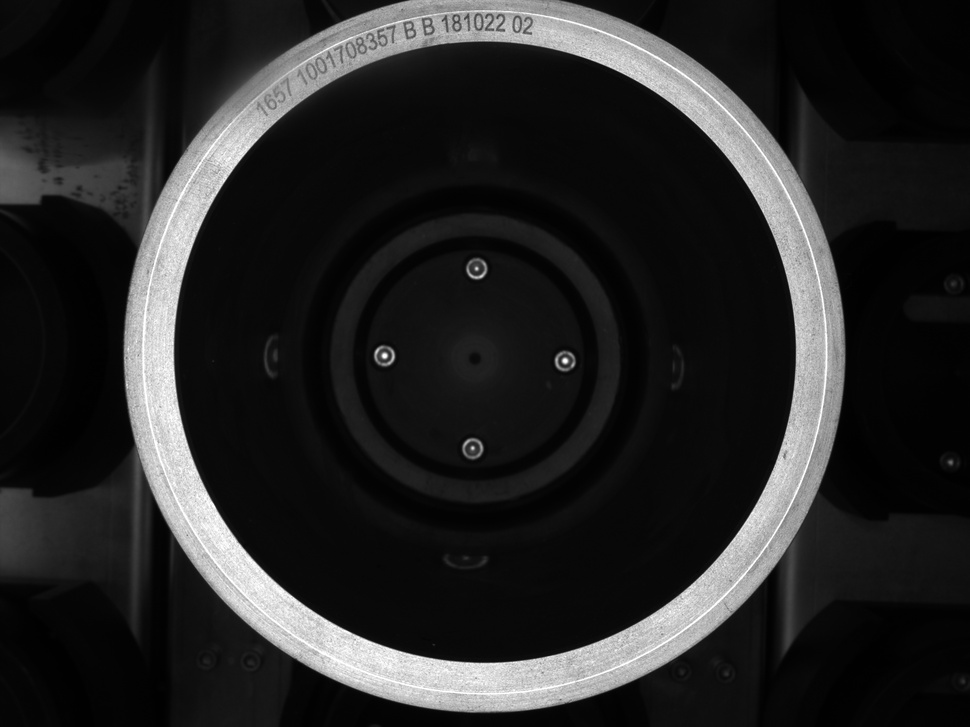
#> input picture 大论文代码/第三章/09_30_13.jpg, 970 x 727 px, shrunk from 2592 x 1944 before the run
$ python '直方图.py'
#> lines starting #> are read from the running program, lines starting #| are printed output that depends on the picture
import cv2
import numpy as np
import matplotlib.pyplot as plt

plt.rcParams['font.sans-serif'] = ['SimHei']  #
def drawHist(img):
    hsit=cv2.calcHist([img],[0],None,[256],[0,255])
    plt.plot(hsit,color='r')
    plt.show()
    plt.title('直方图',fontsize=20)

# [9 lines of commented-out code are left out]
src=cv2.imread('09_30_13.jpg')
#> src is the input picture: shape (727, 970, 3); min 0, max 255, mean 38.1
drawHist(src)
#> in drawHist, `hsit=cv2.calcHist([img],[0],None,[256],[0,255])`: hsit = 256 values, max 75278 at index 8, min 0 at index 255, mean 2751.7
#> in drawHist, `plt.show()`:
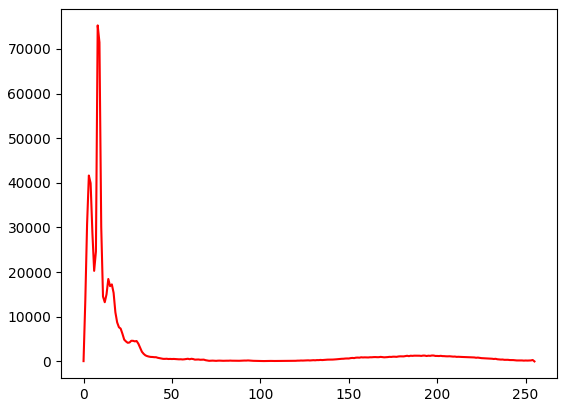
#> figure drawn by matplotlib, 1 panel; curve peaks at x = 8, y = 75278

$ run again, with 大论文代码/第三章/moution.png saved as 大论文代码/第三章/09_30_13.jpg
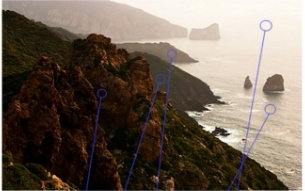
#> input picture 大论文代码/第三章/moution.png, 305 x 191 px
#> src is the input picture: shape (191, 305, 3); mean B, G, R 87.8, 100.2, 112.9
#> hsit = 256 values, max 7597 at index 0, min 0 at index 255, mean 227.1
#> in drawHist, `plt.show()`:
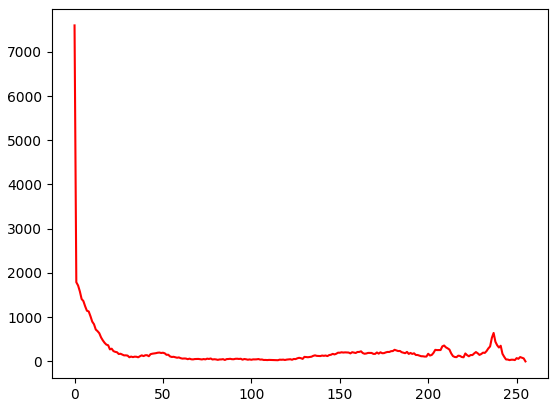
#> figure drawn by matplotlib, 1 panel; curve peaks at x = 0, y = 7597

$ run again, with 大论文代码/第三章/09_27_02.jpg copied over 大论文代码/第三章/09_30_13.jpg
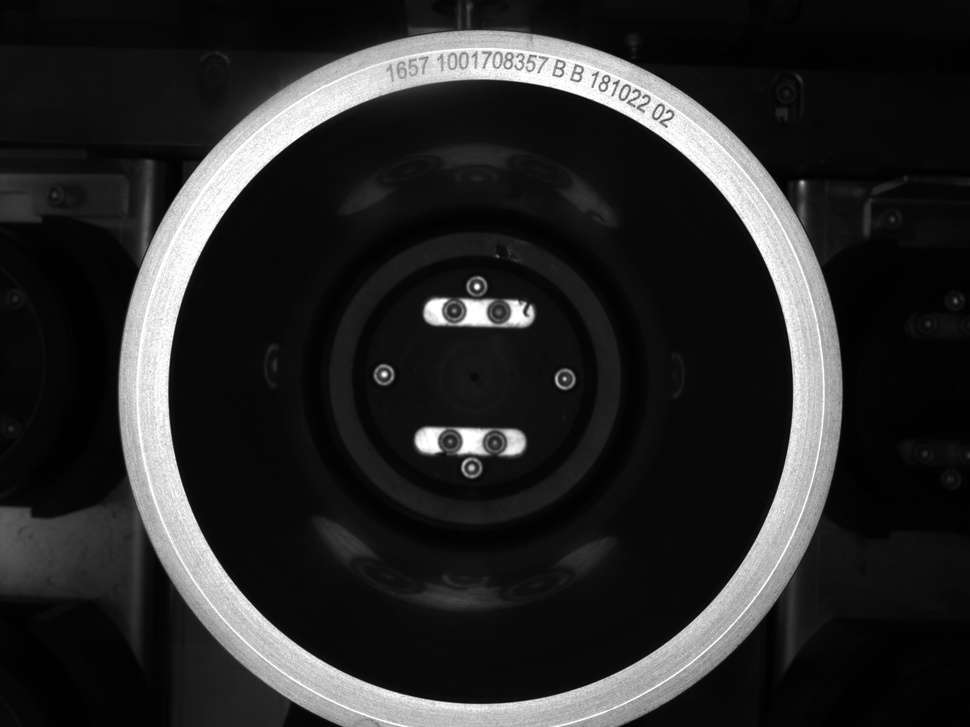
#> input picture 大论文代码/第三章/09_27_02.jpg, 970 x 727 px, shrunk from 2592 x 1944 before the run
#> src is the input picture: shape (727, 970, 3); min 0, max 255, mean 40.4
#> hsit = 256 values, max 66292 at index 8, min 0 at index 255, mean 2744.1
#> in drawHist, `plt.show()`:
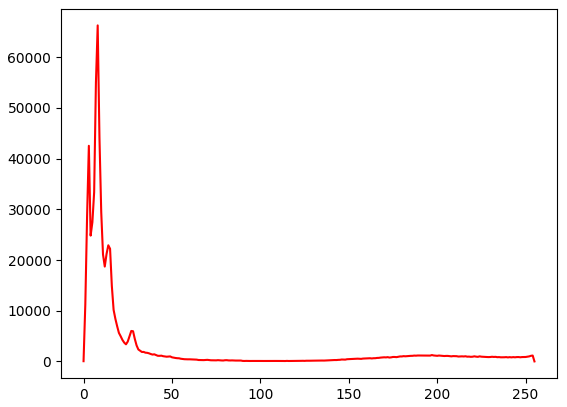
#> figure drawn by matplotlib, 1 panel; curve peaks at x = 8, y = 66292
